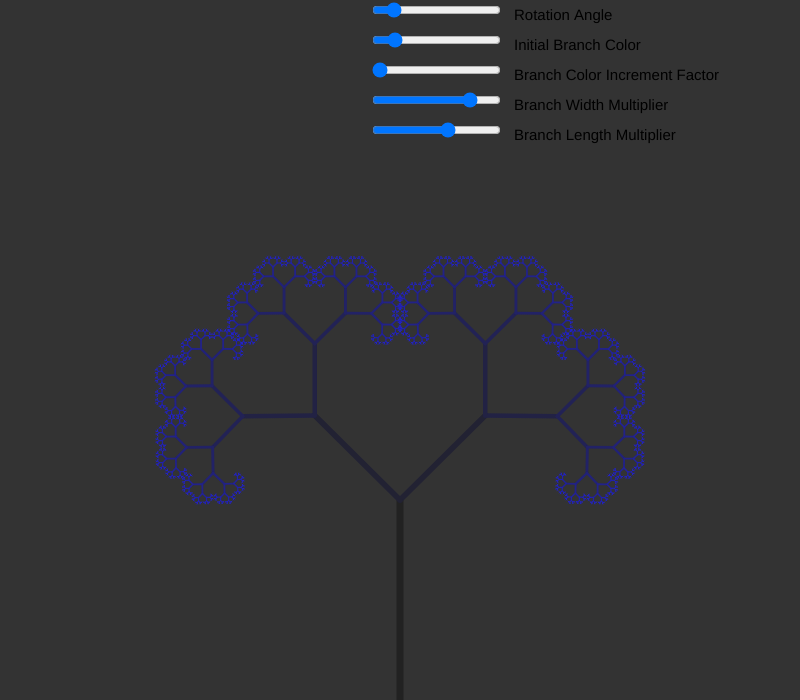
Frame 1 (no input)
Frame 60 (no input): identical to frame 1, image omitted
Frame 120 (the mouse pressed at the canvas centre since frame 60): identical to frame 1, image omitted

The p5.js sketch that drew this single still picture (run headless with seeded random() and noise() and a simulated clock; from frame 60 on, the mouse is pressed at the canvas centre):

// p5.js sketch
// ── sketch.js
/////////////////////////////
//Globals to define general behaviour
var g_WindowLength = 800;
var g_WindowHeight = 700;

var g_BackgroundColor = 51; //Greyscale

//Globals to define branch behaviour
var g_InitialBranchWidth = 7.0;
var g_InitialBranchLength = 200.0;
var g_InitialBranchColor = 0x222222;

var g_MinimumBranchLength = 1.0;
var g_BranchLengthMultiplier = 0.67;
var g_BranchWidthMultiplier = 0.8;

var g_BranchRotationAngle = 0;
var g_ColorIncrementFactor = 0;
///////////////////////////

//////////////////////////
//Variables to control the tree
var g_BranchRotationAngleSlider; //Slider to control the rotation angle
var g_InitialBranchHexColorSlider; //Slider to control the initial branch color
var g_ColorIncrementFactorSlider; //Slider to control the color incrementation

var g_BranchWidthMultiplierSlider;
var g_BranchLengthMultiplierSlider;
/////////////////////////

function setup()
{
	createCanvas(g_WindowLength, g_WindowHeight);
	textSize(15);

	g_BranchRotationAngleSlider = createSlider(0, TWO_PI, PI / 4, 0.01);
	g_BranchRotationAngleSlider.position((g_WindowLength / 2) - 30, 0);

	g_InitialBranchHexColorSlider = createSlider(0x000000, 0xFFFFFF, 0x222222, 0);
	g_InitialBranchHexColorSlider.position((g_WindowLength / 2) - 30, 30);

	g_ColorIncrementFactorSlider = createSlider(0x000000, 0x7FFFFF, 0x000011, 0);
	g_ColorIncrementFactorSlider.position((g_WindowLength / 2) - 30, 60);	

	g_BranchWidthMultiplierSlider = createSlider(0.0, 1.0, 0.8, 0);
	g_BranchWidthMultiplierSlider.position((g_WindowLength / 2) - 30, 90);	

	g_BranchLengthMultiplierSlider = createSlider(0.0, 1.0, 0.6, 0);
	g_BranchLengthMultiplierSlider.position((g_WindowLength / 2) - 30, 120);	
}

function draw()
{
	//Fetch slider values. Must be done here so it can be updated per frame
	g_BranchRotationAngle = g_BranchRotationAngleSlider.value();
	g_InitialBranchColor = g_InitialBranchHexColorSlider.value();
	g_ColorIncrementFactor = g_ColorIncrementFactorSlider.value();
	g_BranchWidthMultiplier = g_BranchWidthMultiplierSlider.value();
	g_BranchLengthMultiplier = g_BranchLengthMultiplierSlider.value();

	background(g_BackgroundColor);
	DrawFractalTree();
	DrawControlPanel();
}

function DrawControlPanel()
{
	push();
	fill(0);
	text("Rotation Angle", g_BranchRotationAngleSlider.x + g_BranchRotationAngleSlider.width + 15, g_BranchRotationAngleSlider.y + 20);
	text("Initial Branch Color", g_InitialBranchHexColorSlider.x + g_InitialBranchHexColorSlider.width + 15, g_InitialBranchHexColorSlider.y + 20);
	text("Branch Color Increment Factor", g_ColorIncrementFactorSlider.x + g_ColorIncrementFactorSlider.width + 15, g_ColorIncrementFactorSlider.y + 20);
	text("Branch Width Multiplier", g_BranchWidthMultiplierSlider.x + g_BranchWidthMultiplierSlider.width + 15, g_BranchWidthMultiplierSlider.y + 20);
	text("Branch Length Multiplier", g_BranchLengthMultiplierSlider.x + g_BranchLengthMultiplierSlider.width + 15, g_BranchLengthMultiplierSlider.y + 20);
	pop();
}

function DrawFractalTree()
{
	push();
	translate(width / 2, height);
	Branch(g_InitialBranchLength, g_InitialBranchWidth, g_InitialBranchColor);
	pop();
}

function Branch(branchLength, branchWidth, branchColor)
{
	push();

	stroke(ConvertHexValueToHexColorString(branchColor));
	strokeWeight(branchWidth);
	line(0, 0, 0, -branchLength);
	translate(0, -branchLength);

	if (branchLength > g_MinimumBranchLength)
	{
		//#TODO Remember to add a minimum check for the color coords and branchWidth
		var newBranchColor = ClampHex(IncrementHex(branchColor, g_ColorIncrementFactor), 0xFFFFFF);
		var newBranchWidth = branchWidth * g_BranchWidthMultiplier;
		var newBranchLength = branchLength * g_BranchLengthMultiplier;

		rotate(g_BranchRotationAngle);
		Branch(newBranchLength, newBranchWidth, newBranchColor);

		rotate(-g_BranchRotationAngle*2);
		Branch(newBranchLength, newBranchWidth, newBranchColor);
	}

	pop();
}

//Increments a hexValue by amount and returns the new value
function IncrementHex(hexValue, incrementAmount)
{
	const newHexValue = hexValue + incrementAmount;

	const testClamp = ClampHex(newHexValue, 0xFFFFFF);
	const testString = ConvertHexValueToHexColorString(testClamp);
	return newHexValue;
}

//Clamps the hex value to the max provided
function ClampHex(hexValue, maxHexValue)
{
	while (hexValue > maxHexValue)
	{
		hexValue -= maxHexValue;
	}

	return hexValue;
}

//Returns p5 color string for hex value
function ConvertHexValueToHexColorString(hexValue)
{
	const colorRed = hexValue >> 16, colorGreen = hexValue >> 8 & 0xff, colorBlue = hexValue & 0xff;

	const hexColorString = '#' + colorRed.toString(16) + colorGreen.toString(16) + colorBlue.toString(16);
	return hexColorString;
}
